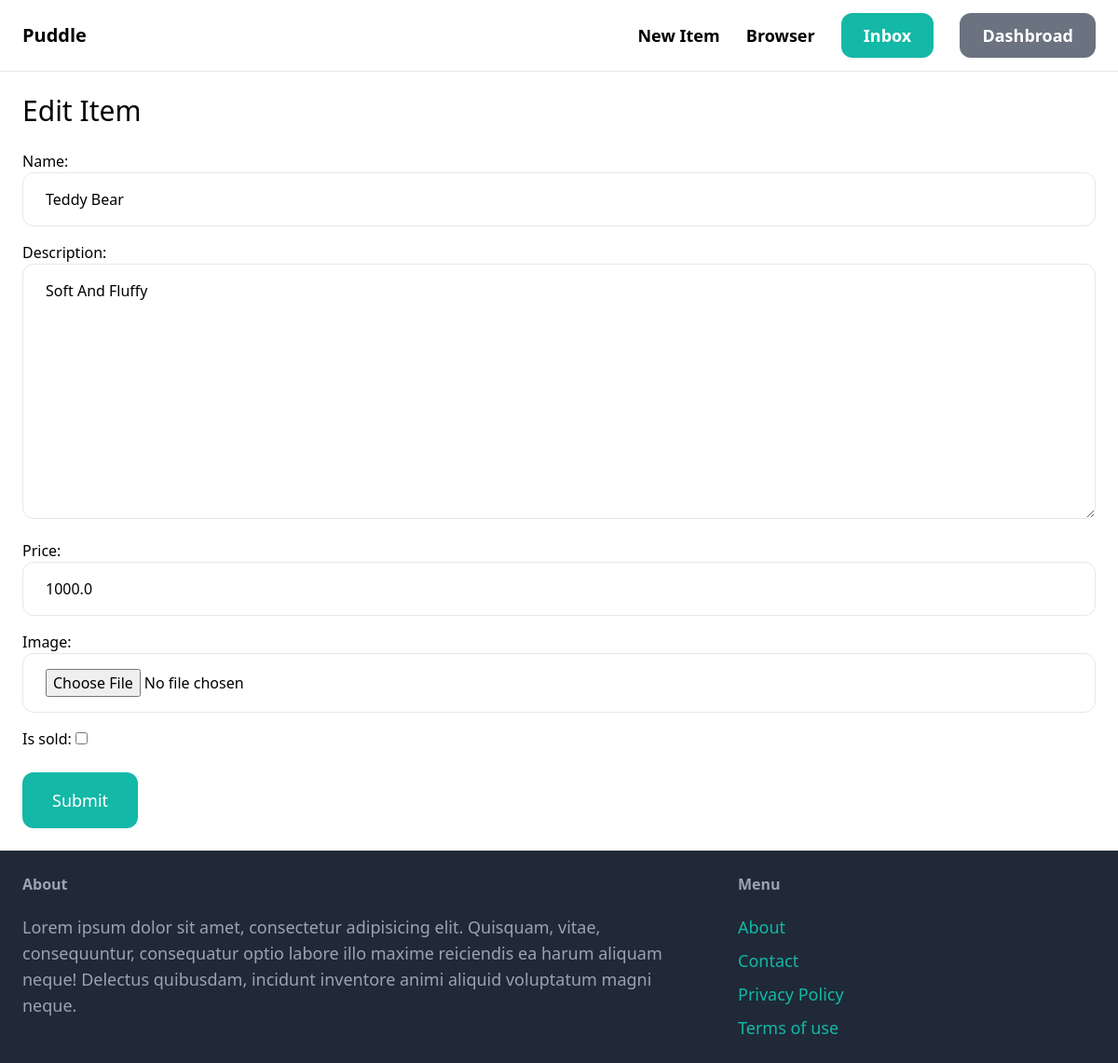
/items/1/edit/ (signed in), run on the app's committed database.
### item/models.py (models this page shows, shortened)
class Item(models.Model):
    category = models.ForeignKey(Category, related_name='items', on_delete=models.CASCADE)
    name = models.CharField(max_length=100)
    description = models.TextField(blank=True, null=True)
    price = models.FloatField()
    image = models.ImageField(upload_to='item_images', blank=True, null=True)
    is_sold = models.BooleanField(default=False)
    created_by = models.ForeignKey(User, related_name='items', on_delete=models.CASCADE)
    created_at = models.DateTimeField(auto_now_add=True)

### item/views.py (the view)
# urls.py: path('<int:pk>/edit/', views.EditItem, name='edit'),
@login_required
def EditItem(request, pk):
    item = get_object_or_404(Item, pk=pk, created_by = request.user)
    if request.method == 'POST':
        form = EditItemForm(request.POST, request.FILES, instance=item)
        if form.is_valid():
            form.save()
            return redirect('item:detail', pk = item.id)
    else:
        form = EditItemForm(instance=item)
    return render(request, 'item/form.html', {
        'form': form,
        'title': 'Edit Item'
    })

### item/froms.py
class EditItemForm(forms.ModelForm):
    class Meta:
        model = Item
        fields = ('name', 'description', 'price', 'image', 'is_sold')
        widgets = {
            'name': forms.TextInput(attrs={
                'class': INPUT_CLASSES
            }),
            'description': forms.Textarea(attrs={
                'class': INPUT_CLASSES
            }),
            'price': forms.TextInput(attrs={
                'class': INPUT_CLASSES
            }),
            'image': forms.FileInput(attrs={
                'class': INPUT_CLASSES
            }),
        }

### item/templates/item/form.html (shortened to what this page needs)
{% extends 'base.html' %}
{% block content %}
<h1 class="mb-6 text-3xl">{{ title }}</h1>
<form action="." method="POST" enctype="multipart/form-data">
    <div class="space-y-4">
        {{form.as_p}}
    </div>
    <button class="mt-6 py-4 px-8 text-lg bg-teal-500 hover:bg-teal-700 rounded-xl text-white">Submit</button>
</form>
{% endblock %}

### data on the page
Item: name "Teddy Bear", description "Soft And Fluffy", price "1000.0"

### other printed values
{{ title }} "Edit Item"
